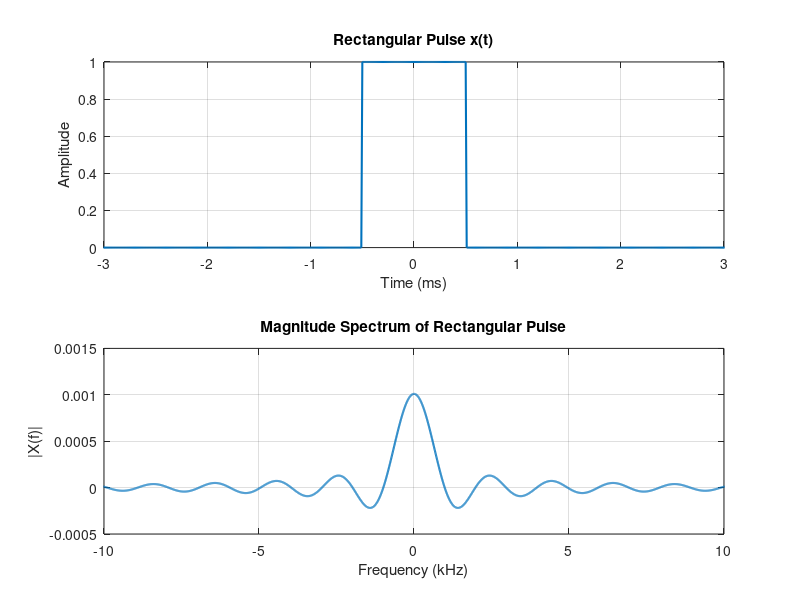

MATLAB code for this plot:
% Rectangular pulse FFT in MATLAB
clear; close all; clc;

% Parameters
A  = 1;       % amplitude
T  = 1e-3;    % pulse width [s]
fs = 1e5;     % sampling frequency [Hz]
N  = 2^14;    % FFT length (power of 2 recommended)

% Time vector
t = (-N/2:N/2-1)/fs;  

% Rectangular pulse
x = A * (abs(t) <= T/2);   % rect(t/T)

% FFT
Xf = fftshift(fft(ifftshift(x), N));
f  = (-N/2:N/2-1)*(fs/N);  % frequency axis
mag = real(Xf)/fs;          % normalize magnitude

% Plot time domain
figure;
subplot(2,1,1);
plot(t*1e3, x,'LineWidth',1.5);
xlabel('Time (ms)'); ylabel('Amplitude');
title('Rectangular Pulse x(t)');
grid on; xlim([-3*T 3*T]*1e3);

% Plot frequency domain
subplot(2,1,2);
plot(f/1e3, mag,'LineWidth',1.5);
xlabel('Frequency (kHz)'); ylabel('|X(f)|');
title('Magnitude Spectrum of Rectangular Pulse');
grid on; xlim([-10/T 10/T]/1e3);
